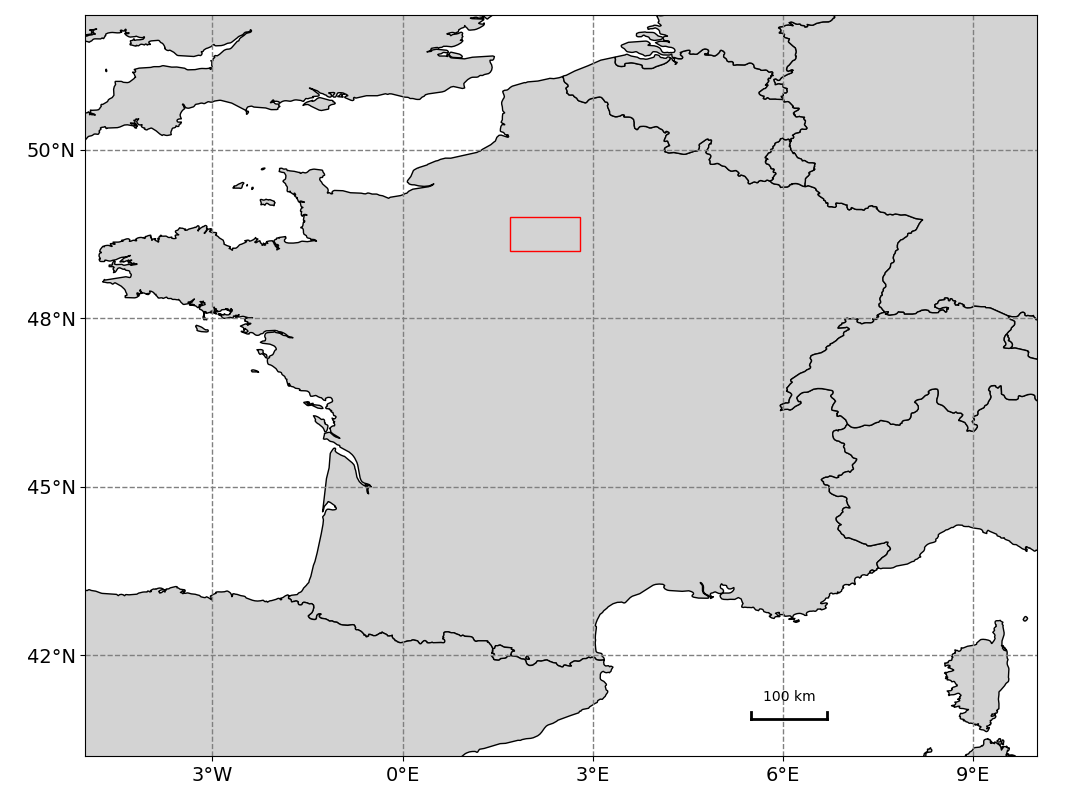

Recreate this plot in Python.
# -*- coding: utf-8 -*-
"""
@author: Manchun LEI
"""
from word_map import *

area = [-5, 41, 10, 52] # [lon0,lat0,lon1,lat1]
sub_area = [1.7, 48.5, 2.8, 49] # or = None 
fig,ax = word_map_lonlat(area, sub_area=sub_area, dstfile=None, figure_height=8, fontsize=14)
add_scalebar_x(ax, (0.7,0.05), area, 100, color="black",fontsize=10)
plt.savefig('demo.png')
plt.show()